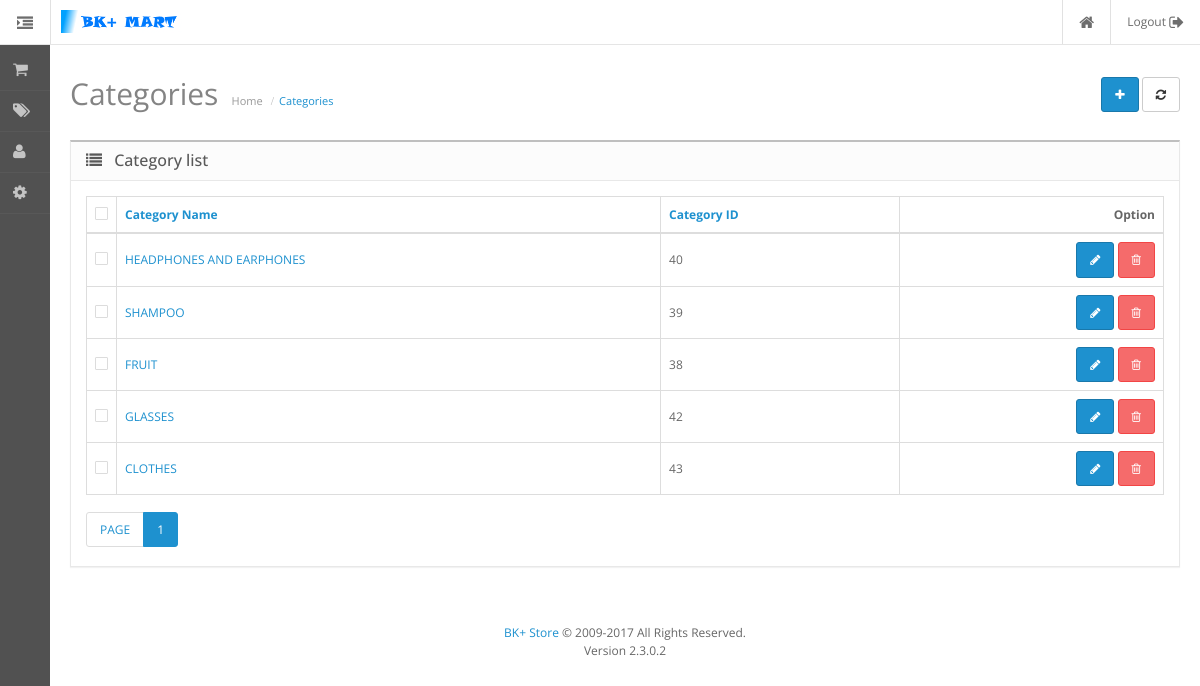
/admin/index.php?action=cate_list (signed in), run on the app's committed database.
### tables this page shows
CREATE TABLE `catalog` (
  `id` int(11) NOT NULL,
  `name` varchar(128) NOT NULL
);

### system/admin.php (called while the page is built, shortened)
<?php
function load_header(){
    require 'widget/header.php';
}
function load_footer(){
    require 'widget/footer.php';
}
function load_widget($widget){
    require 'widget/'.$widget.'.php';
}
function load_sidebar(){
    require 'widget/sidebar.php';
}

### admin/action/cate_list.php (called while the page is built, shortened)
<?PHP
load_widget('content-cate_list');

### admin/widget/content-cate_list.php (the view, shortened to what this page needs)
<?PHP
if (!isset($_GET["page"])) $page = 1;  else {$page=$_GET["page"];}
$result_per_page = 10;
$start_page=($page-1)*$result_per_page;
$sql = "SELECT * FROM `catalog` LIMIT ".$start_page.",".$result_per_page;
$num_sql = "SELECT COUNT(id) AS total FROM `catalog` ";
$cate = filterTable($sql);
$total_records = filterTable($num_sql);
function filterTable($query)
{
    $connect = mysqli_connect("localhost", "root", "", "banhang2");
    $filter_Result = mysqli_query($connect, $query);
    return $filter_Result;
}
?>
<div id="content">
    <div class="page-header">
        <div class="container-fluid">
            <div class="pull-right"><a href="admin/index.php?action=cate_add" data-toggle="tooltip" title="Add New Catalog" class="btn btn-primary"><i class="fa fa-plus"></i></a> <a href="admin/index.php?action=cate_list" data-toggle="tooltip" title="Rebuild" class="btn btn-default"><i class="fa fa-refresh"></i></a>
            </div>
            <h1>Categories</h1>
            <ul class="breadcrumb">
                <li><a >Home</a></li>
                <li><a >Categories</a></li>
            </ul>
        </div>
    </div>
    <div class="container-fluid">
        <div class="panel panel-default">
            <div class="panel-heading">
                <h3 class="panel-title"><i class="fa fa-list"></i> Category list</h3>
            </div>
            <div class="panel-body">
                <div class="table-responsive">
                    <table class="table table-bordered table-hover">
                        <thead>
                            <tr>
                                <td style="width: 1px;" class="text-center"><input type="checkbox" onclick="$('input[name*=\'selected\']').prop('checked', this.checked);" /></td>
                                <td class="text-left">                    <a>Category Name</a>
                                </td>
                                <td class="text-left">                    <a>Category ID</a>
                                </td>
                                <td class="text-right">Option</td>
                            </tr>
                        </thead>
                        <tbody>
                            <?PHP foreach ($cate as $item) {
                                ?>
                                <tr>
                                    <td class="text-center">                    <input type="checkbox" name="selected[]" value="33" />
                                    </td>
                                    <td class="text-left"><a href="admin/index.php?action=product_list_cate_id&cate_id=<?php echo $item['id']; ?>" > <?PHP echo $item['name']; ?> </a></td>
                                    <td class="text-left"><?PHP echo $item['id']; ?></td>
                                    <td class="text-right">
                                        <form method="post" action="admin/index.php?action=cate_delete" >
                                            <a href="admin/index.php?action=cate_edit&cate_id=<?PHP echo $item['id'] ?>" title="Edit" class="btn btn-primary"> <i class="fa fa-pencil"></i></a>
                                            <a href="" onclick="$(this).parent().submit(); return false;" title="Delete" class="btn btn-danger"><i class="fa fa-trash-o"></i></a>
                                        </form>
                                    </td>
                                </tr>
                            <?PHP } ?>
                        </tbody>
                    </table>
                </div>
               <div class="row">
                    <div class="col-sm-6 text-left">
                        <ul class="pagination">
                            <li><span>PAGE</span></li>
                            <?PHP
                        $row = $total_records->fetch_assoc();
                        $total_pages = ceil($row["total"] / $result_per_page);
                        for ($i=1; $i<=$total_pages; $i++) { ?>
                            <li class="<?PHP if($i == $page) echo "active";?>">
                                <a href="admin/index.php?action=cate_list&page=<?PHP echo $i;?>"><?PHP echo $i; ?></a>
                            </li>
                            <?PHP }
                        ?>
                        </ul>
                    </div>
                </div>
            </div>
        </div>
    </div>
</div>

### public/admin/stylesheet/stylesheet.css (style rules this page uses)
html, body { height: 100%; margin: 0; padding: 0; font-family: 'Open Sans', sans-serif; font-size: 12px; color: #666666; text-rendering: optimizeLegibility; }
h1, h2, h3, h4, h5, h6, p { margin-top: 0; }
.page-header { vertical-align: middle; margin: 15px 0; padding: 0; border-bottom: none; }
.page-header h1 { font-family: 'Open Sans', sans-serif; font-weight: 400; font-size: 30px; color: #848484; display: inline-block; margin-bottom: 15px; }
.breadcrumb { display: inline-block; background: none; margin: 0; padding: 0 10px; }
.breadcrumb li a { color: #999999; font-size: 11px; padding: 0px; margin: 0px; }
.breadcrumb li:last-child a { color: #1e91cf; }
.breadcrumb li + li:before { content: "/"; font-family: FontAwesome; color: #BBBBBB; padding: 0 5px; }
.container-fluid { padding-left: 20px; padding-right: 20px; }
#content { padding-bottom: 40px; transition: all 0.3s; }
#column-left + #content { margin-left: 50px; }
input[type="radio"], input[type="checkbox"] { margin: 2px 0 0; }
input[type="radio"], .radio input[type="radio"], .radio-inline input[type="radio"], input[type="checkbox"], .checkbox input[type="checkbox"], .checkbox-inline input[type="checkbox"] { position: relative; width: 13px; width: 16px \0; height: 13px; height: 16px \0; -webkit-appearance: none; background: white; border: 1px solid #dcdcdc; border: 1px solid transparent \0; border-radius: 1px; }
.table thead td { font-weight: bold; }
.table thead > tr > td, .table tbody > tr > td { vertical-align: middle; }
.pagination { margin: 0; }
.panel { border-radius: 0px; }
.panel .panel-heading { position: relative; }
.panel-heading h3 i { margin-right: 8px; -webkit-tap-highlight-color: rgba(0,0,0,0); }
.panel-heading i { font-size: 16px; font-weight: 500; }
.panel-heading h3 { font-size: 16px; font-weight: 500; display: inline-block; }
.panel-default { border: 1px solid #e8e8e8; border-top: 2px solid #bfbfbf; }
.panel-default .panel-heading { color: #595959; border-color: #e8e8e8; background: #fcfcfc; }

### data on the page
catalog: name "HEADPHONES AND EARPHONES", id "40"
catalog: name "SHAMPOO", id "39"
catalog: name "FRUIT", id "38"
catalog: name "GLASSES", id "42"
catalog: name "CLOTHES", id "43"
